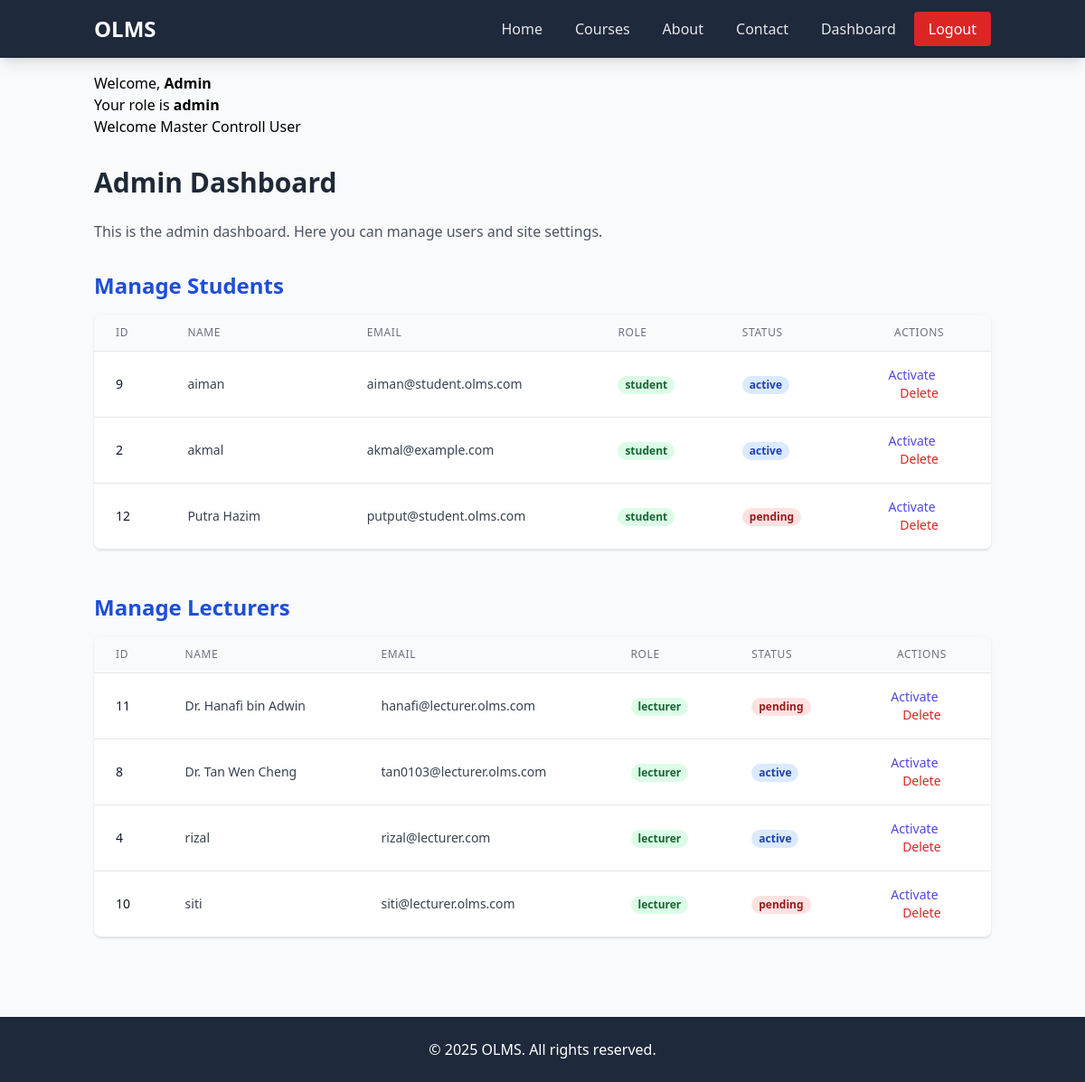
Page /admin/dashboard.php (signed in) on the committed database.
### tables this page shows
CREATE TABLE `users` (
  `id` int(11) NOT NULL,
  `name` varchar(100) NOT NULL,
  `email` varchar(100) NOT NULL,
  `password` varchar(255) NOT NULL,
  `role` enum('student','lecturer','admin') NOT NULL DEFAULT 'student',
  `status` enum('pending','active','blocked') NOT NULL DEFAULT 'pending'
);

### admin/dashboard.php (the view, shortened to what this page needs)
<?php
include("../connection.php");
include("../header.php");
$users = [];
$sql = "SELECT id, name, email, role, status FROM users WHERE role = 'student' ORDER BY name ASC";
$result = $conn->query($sql);
if ($result && $result->num_rows > 0) {
    while ($row = $result->fetch_assoc()) {
        $users[] = $row;
    }
} else {
    echo "<p><b>No student users found.</p></b>";
}
$users_lect = [];
$sql_state = "SELECT id, name, email, role, status FROM users WHERE role = 'lecturer' ORDER BY name ASC";
$result_state = $conn->query($sql_state);
if ($result_state && $result_state->num_rows > 0) {
    while ($row = $result_state->fetch_assoc()) {
        $users_lect[] = $row;
    }
} else {
    echo "<p><b>No lecturer users found.</p></b>";
}
?>
<div class="container mx-auto p-4">
    <?php
    echo "Welcome, <strong>" . htmlspecialchars($_SESSION['user_name']) . "</strong>";
    echo "<br>";
    echo "Your role is <strong>" . htmlspecialchars($_SESSION['user_role']) . "</strong>";
    echo '<br>';
    echo "Welcome Master Controll User";
    ?>
</div>
<body>
    <main class="container mx-auto p-4">
        <h1 class="text-3xl font-extrabold mb-6 text-gray-800">Admin Dashboard</h1>
        <p class="mb-8 text-gray-600">This is the admin dashboard. Here you can manage users and site settings.</p>
        <section class="mb-12">
            <div class="max-w-6xl mx-auto">
                <h2 class="text-2xl font-semibold mb-4 text-blue-700">Manage Students</h2>
                <div class="overflow-x-auto shadow border-b border-gray-200 sm:rounded-lg">
                    <table class="w-full divide-y divide-gray-200">
                        <thead class="bg-gray-50">
                            <tr>
                                <th class="w-16 px-6 py-3 text-left text-xs font-medium text-gray-500 uppercase tracking-wider">ID</th>
                                <th class="w-40 px-6 py-3 text-left text-xs font-medium text-gray-500 uppercase tracking-wider">Name</th>
                                <th class="w-56 px-6 py-3 text-left text-xs font-medium text-gray-500 uppercase tracking-wider">Email</th>
                                <th class="w-24 px-6 py-3 text-left text-xs font-medium text-gray-500 uppercase tracking-wider">Role</th>
                                <th class="w-24 px-6 py-3 text-left text-xs font-medium text-gray-500 uppercase tracking-wider">Status</th>
                                <th class="w-32 px-6 py-3 text-center text-xs font-medium text-gray-500 uppercase tracking-wider">Actions</th>
                            </tr>
                        </thead>
                        <tbody class="bg-white divide-y divide-gray-200">
                            <?php if (count($users) > 0): ?>
                                <?php foreach ($users as $user): ?>
                                    <tr>
                                        <td class="px-6 py-4 whitespace-nowrap text-sm font-medium text-gray-900"><?= htmlspecialchars($user['id']) ?></td>
                                        <td class="px-6 py-4 truncate text-sm text-gray-700"><?= htmlspecialchars($user['name']) ?></td>
                                        <td class="px-6 py-4 truncate text-sm text-gray-700"><?= htmlspecialchars($user['email']) ?></td>
                                        <td class="px-6 py-4 whitespace-nowrap text-sm text-gray-700">
                                            <span class="px-2 inline-flex text-xs leading-5 font-semibold rounded-full bg-green-100 text-green-800"><?= htmlspecialchars($user['role']) ?></span>
                                        </td>
                                        <td class="px-6 py-4 whitespace-nowrap text-sm text-gray-500">
                                            <span class="px-2 inline-flex text-xs leading-5 font-semibold rounded-full
                                        <?php echo ($user['status'] == 'active') ? 'bg-blue-100 text-blue-800' : 'bg-red-100 text-red-800'; ?>">
                                                <?= htmlspecialchars($user['status']) ?>
                                            </span>
                                        </td>
                                        <td class="px-6 py-4 text-center text-sm font-medium">
                                            <a href="edit_user.php?id=<?= $user['id'] ?>" class="text-indigo-600 hover:text-indigo-900 mr-4">Activate</a>
                                            <a href="delete_user.php?id=<?= $user['id'] ?>" onclick="return confirm('Are you sure you want to delete this user?')" class="text-red-600 hover:text-red-900">Delete</a>
                                        </td>
                                    </tr>
                                <?php endforeach; ?>
                            <?php else: ?>
                                <tr>
                                    <td colspan="6" class="px-6 py-4 text-center text-sm text-gray-500">No student users found.</td>
                                </tr>
                            <?php endif; ?>
                        </tbody>
                    </table>
                </div>
            </div>
        </section>
        <section>
            <div class="max-w-6xl mx-auto">
                <h2 class="text-2xl font-semibold mb-4 text-blue-700">Manage Lecturers</h2>
                <div class="overflow-x-auto shadow border-b border-gray-200 sm:rounded-lg">
                    <table class="w-full divide-y divide-gray-200">
                        <thead class="bg-gray-50">
                            <tr>
                                <th class="w-16 px-6 py-3 text-left text-xs font-medium text-gray-500 uppercase tracking-wider">ID</th>
                                <th class="w-40 px-6 py-3 text-left text-xs font-medium text-gray-500 uppercase tracking-wider">Name</th>
                                <th class="w-56 px-6 py-3 text-left text-xs font-medium text-gray-500 uppercase tracking-wider">Email</th>
                                <th class="w-24 px-6 py-3 text-left text-xs font-medium text-gray-500 uppercase tracking-wider">Role</th>
                                <th class="w-24 px-6 py-3 text-left text-xs font-medium text-gray-500 uppercase tracking-wider">Status</th>
                                <th class="w-32 px-6 py-3 text-center text-xs font-medium text-gray-500 uppercase tracking-wider">Actions</th>
                            </tr>
                        </thead>
                        <tbody class="bg-white divide-y divide-gray-200">
                            <?php if (count($users_lect) > 0): ?>
                                <?php foreach ($users_lect as $lecturer): ?>
                                    <tr>
                                        <td class="px-6 py-4 whitespace-nowrap text-sm font-medium text-gray-900"><?= htmlspecialchars($lecturer['id']) ?></td>
                                        <td class="px-6 py-4 truncate text-sm text-gray-700"><?= htmlspecialchars($lecturer['name']) ?></td>
                                        <td class="px-6 py-4 truncate text-sm text-gray-700"><?= htmlspecialchars($lecturer['email']) ?></td>
                                        <td class="px-6 py-4 whitespace-nowrap text-sm text-gray-700">
                                            <span class="px-2 inline-flex text-xs leading-5 font-semibold rounded-full bg-green-100 text-green-800"><?= htmlspecialchars($lecturer['role']) ?></span>
                                        </td>
                                        <td class="px-6 py-4 whitespace-nowrap text-sm text-gray-500">
                                            <span class="px-2 inline-flex text-xs leading-5 font-semibold rounded-full
                                        <?php echo ($lecturer['status'] == 'active') ? 'bg-blue-100 text-blue-800' : 'bg-red-100 text-red-800'; ?>">
                                                <?= htmlspecialchars($lecturer['status']) ?>
                                            </span>
                                        </td>
                                        <td class="px-6 py-4 text-center text-sm font-medium">
                                            <a href="edit_user.php?id=<?= $lecturer['id'] ?>" class="text-indigo-600 hover:text-indigo-900 mr-4">Activate</a>
                                            <a href="delete_user.php?id=<?= $lecturer['id'] ?>" onclick="return confirm('Are you sure you want to delete this user?')" class="text-red-600 hover:text-red-900">Delete</a>
                                        </td>
                                    </tr>
                                <?php endforeach; ?>
                            <?php else: ?>
                                <tr>
                                    <td colspan="6" class="px-6 py-4 text-center text-sm text-gray-500">No lecturer users found.</td>
                                </tr>
                            <?php endif; ?>
                        </tbody>
                    </table>
                </div>
            </div>
        </section>
    </main>
</body>
<br>
<br>
<br>
<?php include("../footer.php"); ?>

### rows in the picture
users: id "9", name "aiman", email "aiman@student.olms.com", role "student", status "active"
users: id "2", name "akmal", email "akmal@example.com", role "student", status "active"
users: id "12", name "Putra Hazim", email "putput@student.olms.com", role "student", status "pending"
users: id "11", name "Dr. Hanafi bin Adwin", email "hanafi@lecturer.olms.com", role "lecturer", status "pending"
users: id "8", name "Dr. Tan Wen Cheng", email "tan0103@lecturer.olms.com", role "lecturer", status "active"
users: id "4", name "rizal", email "rizal@lecturer.com", role "lecturer", status "active"
users: id "10", name "siti", email "siti@lecturer.olms.com", role "lecturer", status "pending"

### other values in the picture
$_SESSION['user_name'] "Admin"
$_SESSION['user_role'] "admin"
